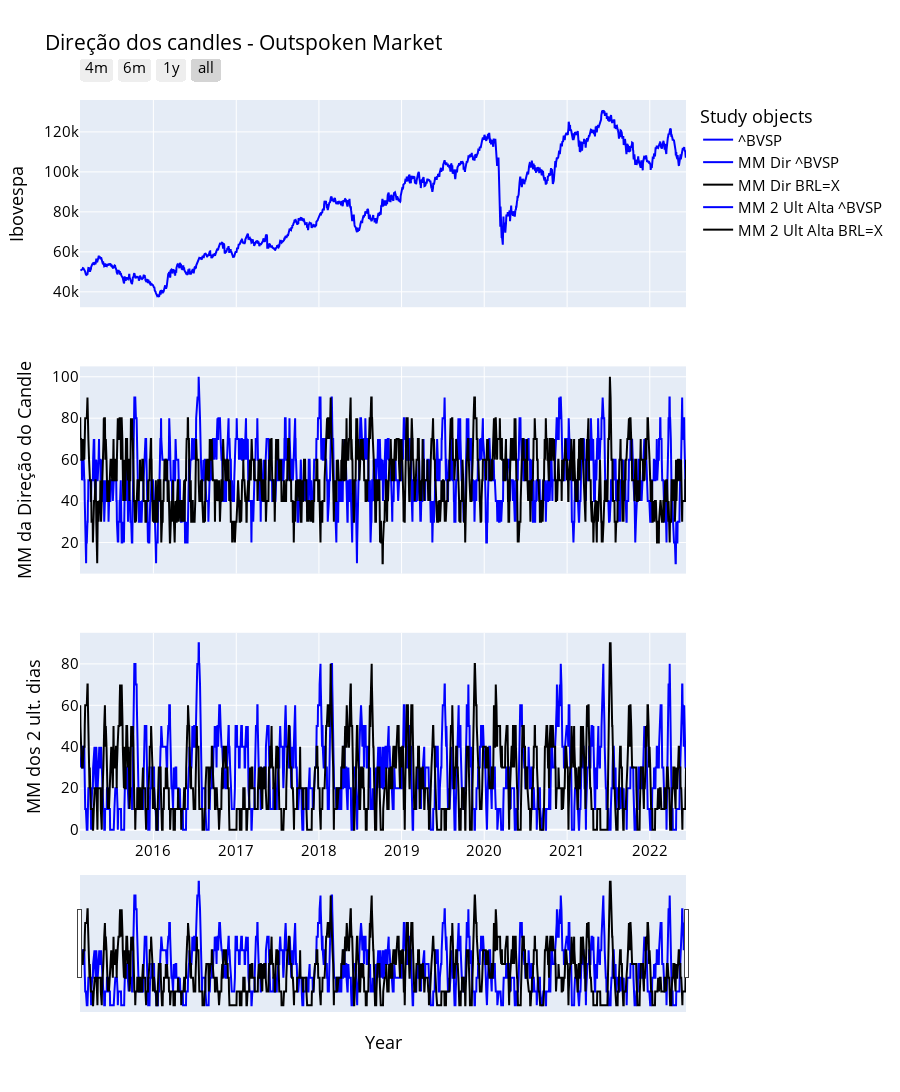

Write notebook code for a chart like this one.
### Code cell
fig = make_subplots(rows = 3, cols = 1,
                    shared_xaxes = True,
                    vertical_spacing = 0.08)

fig.add_trace(go.Scatter(x = df1.index, y = df1["Adj Close"]
                         , name = ticker1, line = dict(color = "blue"))
              , row = 1, col = 1)

fig.add_trace(go.Scatter(x = df1.index, y = df1["mm_atual"]*100
                         , name = "MM Dir " + ticker1, line = dict(color = "blue"))
              , row = 2, col = 1)

fig.add_trace(go.Scatter(x = df2.index, y = df2["mm_atual"]*100
                         ,  name = "MM Dir " + ticker2, line = dict(color = "black"))
              , row = 2, col = 1)

fig.add_trace(go.Scatter(x = df1.index, y = df1["mm_dois_ult_alta"]*100
                         , name = "MM 2 Ult Alta " + ticker1, line = dict(color = "blue"))
              , row = 3, col = 1)

fig.add_trace(go.Scatter(x = df2.index, y = df2["mm_dois_ult_alta"]*100
                         ,  name = "MM 2 Ult Alta " + ticker2, line = dict(color = "black"))
              , row = 3, col = 1)


fig.update_layout(height = 1200, width = 900
                  , title_text = "Direção dos candles - Outspoken Market"
                  , font_color = "blue"
                  , title_font_color = "black"
                  , xaxis3_title = "Year"
                  , yaxis_title = "Ibovespa"
                  , yaxis2_title = "MM da Direção do Candle"
                  , yaxis3_title = "MM dos 2 ult. dias"
                  , legend_title = "Study objects"
                  , font = dict(size = 15, color = "Black")
                 )

fig.update_layout(
    xaxis = dict(
        rangeselector = dict(
            buttons = [
                dict(count = 4,
                     label = "4m",
                     step = "month",
                     stepmode = "backward"),
                dict(count = 6,
                     label = "6m",
                     step = "month",
                     stepmode = "backward"),
                dict(count = 1,
                     label = "1y",
                     step = "year",
                     stepmode = "backward"),
                dict(step = "all")
            ]),
        type = "date")
    , xaxis3_rangeslider_visible = True
    , xaxis3_type = "date"
    , yaxis = dict(autorange = True, fixedrange = False)
    , yaxis2= dict(autorange = True, fixedrange = False)
    , yaxis3= dict(autorange = True, fixedrange = False)
    )
fig.update_layout(hovermode = "x")

fig.show()

### Figure 1 — Plotly figure (JSON) as saved in the notebook; plotly's stock layout.template omitted (floating-point values rounded to 4 significant figures; data arrays with more than 128 entries replaced by an {"elided": "..."} marker saying what was removed)
{"data": [{"line": {"color": "blue"}, "name": "^BVSP", "type": "scatter", "x": {"elided": "1810 str values"}, "xaxis": "x", "y": {"elided": "1810 int values"}, "yaxis": "y"}, {"line": {"color": "blue"}, "name": "MM Dir ^BVSP", "type": "scatter", "x": {"elided": "1810 str values"}, "xaxis": "x2", "y": {"elided": "1810 int values"}, "yaxis": "y2"}, {"line": {"color": "black"}, "name": "MM Dir BRL=X", "type": "scatter", "x": {"elided": "1910 str values"}, "xaxis": "x2", "y": {"elided": "1910 int values"}, "yaxis": "y2"}, {"line": {"color": "blue"}, "name": "MM 2 Ult Alta ^BVSP", "type": "scatter", "x": {"elided": "1810 str values"}, "xaxis": "x3", "y": {"elided": "1810 int values"}, "yaxis": "y3"}, {"line": {"color": "black"}, "name": "MM 2 Ult Alta BRL=X", "type": "scatter", "x": {"elided": "1910 str values"}, "xaxis": "x3", "y": {"elided": "1910 int values"}, "yaxis": "y3"}], "layout": {"font": {"color": "Black", "size": 15}, "height": 1200, "hovermode": "x", "legend": {"title": {"text": "Study objects"}}, "title": {"font": {"color": "black"}, "text": "Direção dos candles - Outspoken Market"}, "width": 900, "xaxis": {"anchor": "y", "domain": [0, 1], "matches": "x3", "rangeselector": {"buttons": [{"count": 4, "label": "4m", "step": "month", "stepmode": "backward"}, {"count": 6, "label": "6m", "step": "month", "stepmode": "backward"}, {"count": 1, "label": "1y", "step": "year", "stepmode": "backward"}, {"step": "all"}]}, "showticklabels": false, "type": "date"}, "xaxis2": {"anchor": "y2", "domain": [0, 1], "matches": "x3", "showticklabels": false}, "xaxis3": {"anchor": "y3", "domain": [0, 1], "rangeslider": {"visible": true}, "title": {"text": "Year"}, "type": "date"}, "yaxis": {"anchor": "x", "autorange": true, "domain": [0.72, 1], "fixedrange": false, "title": {"text": "Ibovespa"}}, "yaxis2": {"anchor": "x2", "autorange": true, "domain": [0.36, 0.64], "fixedrange": false, "title": {"text": "MM da Direção do Candle"}}, "yaxis3": {"anchor": "x3", "autorange": true, "domain": [0, 0.28], "fixedrange": false, "title": {"text": "MM dos 2 ult. dias"}}}}
